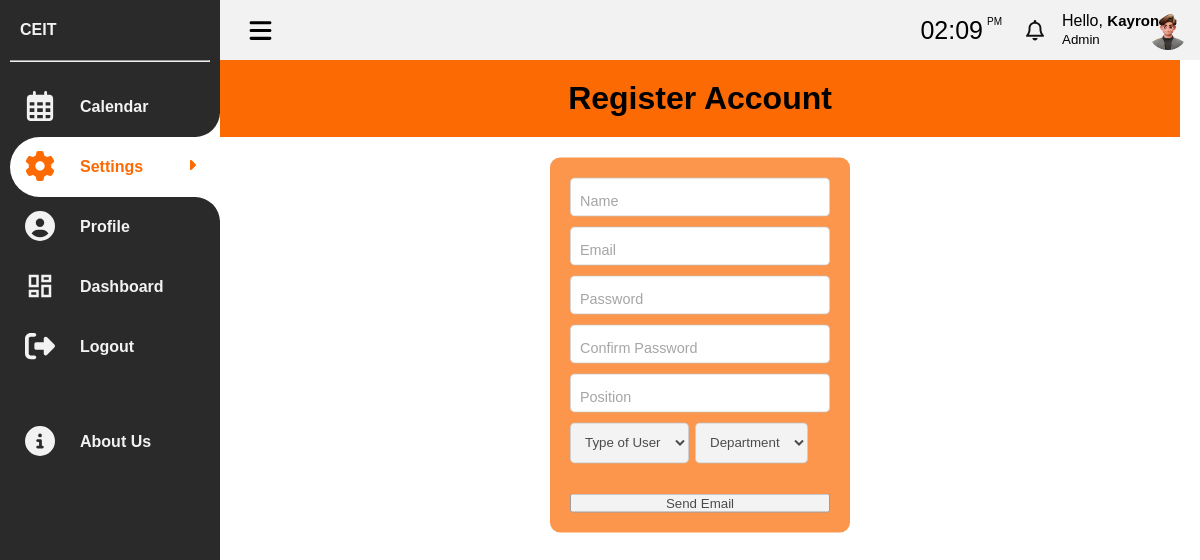
The app's page /CAPSTONE/PAGES/registration.php (signed in) with its own data.
### tables this page shows
CREATE TABLE `user_form` (
  `id` int(255) NOT NULL,
  `nickname` varchar(255) NOT NULL,
  `name` varchar(255) NOT NULL,
  `user_email` varchar(255) NOT NULL,
  `position` varchar(255) NOT NULL,
  `password` varchar(255) NOT NULL,
  `user_type` varchar(255) NOT NULL DEFAULT '''Attendee'', ''Implementor'', ''Admin''',
  `department` varchar(255) NOT NULL DEFAULT 'DIT',
  `image` varchar(50) NOT NULL,
  `status` tinyint(1) NOT NULL,
  `reset_token_hash` varchar(64) DEFAULT NULL,
  `reset_token_expires_at` datetime DEFAULT NULL
);

### CAPSTONE/PAGES/registration.php (the view, shortened to what this page needs)
<!DOCTYPE html>
<html lang="en">
<head>
    <link rel="stylesheet" href="css/font_1.css">
    <link rel="stylesheet" href="css/practice.css">
    <link rel="stylesheet" href="css/style.css">
	<link rel="stylesheet" href="css/profile.css">
	<link rel="stylesheet" href="css/notif.css">
	<link rel="stylesheet" href="css/button.css">
    <link rel="stylesheet" href="css/userform.css">
    <link rel="stylesheet" href="css/clock.css">
    <link rel="stylesheet" href="javascript/sweetalert2.min.css">
</head>
<body>
    <div class="web">
        <div class="navigation">
            <ul>
                <li>
                    <a href="">
                        <span class="title">CEIT</span>
                    </a>
                    <hr class="hr">
                </li>
                <li>
                    <a href="calendar_admin.php">
                        <span class="icon">
                        </span>
                        <span class="title">Calendar</span>
                    </a>
                </li>
                <li>
                    <a class="sub-btn" id="active">
                        <span class="icon" id="settings">
                        </span>
                        <span class="title" style="color: #FC6A03;">Settings</span>
                        <svg class="dropdown" xmlns="http://www.w3.org/2000/svg" height="16" width="16" viewBox="0 0 256 512"><path d="M246.6 278.6c12.5-12.5 12.5-32.8 0-45.3l-128-128c-9.2-9.2-22.9-11.9-34.9-6.9s-19.8 16.6-19.8 29.6l0 256c0 12.9 7.8 24.6 19.8 29.6s25.7 2.2 34.9-6.9l128-128z" style="fill: #FC6A03;"/></svg>
                    </a>
                </li>
                <li>
                    <a href="profile_admin.php">
                        <span class="icon">
                        </span>
                        <span class="title">Profile</span>
                    </a>
                </li>
                <li>
                    <a href="homepage_admin.php">
                        <span class="icon">
                        </span>
                        <span class="title">Dashboard</span>
                    </a>
                </li>
                <li>
                    <a href="logout.php">
                        <span class="icon">
                        </span>
                        <span class="title">Logout</span>
                    </a>
                </li>
                <li>
                    <a href="about_admin.php" class="bottom">
                        <span class="icon">
                        </span>
                        <span class="title">About Us</span>
                    </a>
                </li>
            </ul>
        </div>
        <div class="main">
            <div class="topbar">
                <div class="toggle">
                </div>
                <div class="card_8">
                        <div class="clocks_container">
                            <div class="clocks__content grid">
                                <div class="clocks__text">
                                    <div class="clocks__text-hour" id="text-hour"></div>
                                    <div class="clocks__text-minutes" id="text-minutes"></div>
                                    <div class="clocks__text-ampm" id="text-ampm"></div>
                                </div>
                            </div>
                        </div>
                    </div>
                    <div class="notify">
                    <button class="button" onclick="toggleActivities()">
                    </button>
                </div>
                <?php
                    $userEmail = $_SESSION['user_email'];
                    $servername = "localhost";
                    $username = "root";
                    $password = "";
                    $dbname = "scheduler";
                    $conn = new mysqli($servername, $username, $password, $dbname);
                    $sql = "SELECT nickname, user_type, image FROM user_form WHERE user_email = ?";
                    $stmt = $conn->prepare($sql);
                    $stmt->bind_param("s", $userEmail);
                    $stmt->execute();
                    $stmt->store_result();
                    if ($stmt->num_rows > 0) {
                        $stmt->bind_result($nickname, $userType, $image);
                        echo '<div class="info">
                                <p>Hello, <b>'.$nickname.'</b></p>
                                <small class="text-muted">'.$userType.'</small>
                            </div>';
                        if (!empty($image)) {
                            echo '<div class="user">
                                    <img src="img/'.$image.'" alt="">
                                </div>';
                        } else {
                            echo '<div class="user">
                                    <img src="img/img.png" alt="">
                                </div>';
                        }
                    } else {
                        echo "User details not found";
                    }
                ?>
            </div>
            <div class="details_2">
                <h1 style="text-align: center;">Register Account</h1>
                <form class="form" action="send_email.php" method="post">
                    <label>
                        <input required="" type="text" id="name" name="name" class="input">
                        <span>Name</span>
                    </label>
                    <label>
                        <input required="" type="email" id="recipient_email" name="recipient_email" class="input">
                        <span>Email</span>
                    </label>
                    <label>
                    <input required="" type="password" id="password" name="password" class="input">
                        <span>Password</span>
                    </label>
                    <label>
                        <input required="" type="password" name="cpassword" class="input">
                        <span>Confirm Password</span>
                    </label>
                    <label>
                        <input required="" type="text" id="position" name="position" class="input">
                        <span>Position</span>
                    </label>
                    <div class="flex">
                        <label>
                            <select class="input" id="user_type" id="typeofuser" name="user_type" onchange="selectUser_type()">
                                <option value="">Type of User</option>
                            </select>
                        </label>
                        <label>
                            <select class="input" id="department" name="department" onchange="selectDepartment()">
                                <option value="">Department</option>
                            </select>
                        </label>
                    </div>
                    <input type="submit" name="register" value="Send Email" onclick="submitForm()">
                </form>
            </div>
        </div>
    </div>
</body>
</html>

### CAPSTONE/PAGES/css/practice.css (style rules this page uses)
* { font-family: 'Poppins', sans-serif; margin: 0; padding: 0; box-sizing: border-box; }
:root { --blue: #2a2185; --white: #fff; --gray: #f5f5f5; --black1: #222; --black2: #999; }
body { min-height: 100vh; overflow-x: hidden; }
.web { position: relative; width: 100%; }
.navigation { position: fixed; width: 220px; height: 100%; background: #2a2a2a; border-left: 10px solid #2a2a2a; transition: 0.5s; overflow: hidden; }
.navigation ul { position: absolute; top: 0; left: 0; width: 100%; }
.navigation ul li { position: relative; width: 100%; list-style: none; border-top-left-radius: 30px; border-bottom-left-radius: 30px; }
.navigation ul li:nth-child(1) { margin-bottom: 15px; pointer-events: none; }
.navigation ul li a { position: relative; display: block; width: 100%; display: flex; text-decoration: none; color: #899DC1;; }
.navigation ul li a .icon { position: relative; display: block; min-width: 60px; height: 60px; line-height: 78px; text-align: center; }
.navigation ul li a .title { position: relative; display: block; padding: 0 10px; height: 60px; line-height: 60px; text-align: start; white-space: nowrap; font-weight: 600; font-size: medium; color: #899DC1; }
a#active { background: white; border-radius: 30px 0px 0px 30px; }
a#active::before { content: ""; position: absolute; right: 0; top: -50px; width: 50px; height: 50px; background-color: transparent; border-radius: 50%; box-shadow: 35px 35px 0 10px var(--white); pointer-events: none; }
a#active::after { content: ""; position: absolute; right: 0; bottom: -50px; width: 50px; height: 50px; background-color: transparent; border-radius: 50%; box-shadow: 35px -35px 0 10px var(--white); pointer-events: none; }
.main { position: absolute; width: calc(105% - 300px); left: 220px; min-height: 100vh; background: var(--white); transition: 0.5s; }
.topbar { width: 100%; height: 60px; display: flex; justify-content: space-between; align-items: center; padding: 0 10px; background: #f2f2f2; position: fixed; z-index: 10000; }
.toggle { position: relative; width: 60px; height: 60px; display: flex; justify-content: center; align-items: center; font-size: 2.5rem; cursor: pointer; }
.user { position: fixed; width: 40px; height: 40px; border-radius: 50%; overflow: hidden; cursor: pointer; }
.user img { position: absolute; top: 0; left: 0; width: 100%; height: 100%; object-fit: cover; }
.details_2 { position: relative; width: 100%; padding: 20px; display: grid; grid-template-columns: repeat(1, 1fr); grid-gap: 30px; background: #FC6A03; margin-top: 60px; }
.dropdown { position: absolute; right: 0; margin: 20px; transition: 0.3s ease; }
#settings { transition: 1s ease; }
.navigation ul li a .icon svg, .navigation ul li a .title { color: #f2f2f2; }
.bottom { margin-top: 35px; }
.hr { width: 100%; margin-left: -10px; }
.card_8 { position: fixed; background: #f2f2f2; border-radius: 3px; right: 16.5%; }

### CAPSTONE/PAGES/css/style.css (style rules this page uses)
:root { --main-color: #22BAA0; --color-dark: #34425A; --text-grey: #B0B0B0; }
.user { display: flex; align-items: center; position: fixed; right: 1%; }
input, button, select { outline: none; }
b { font-size: 15px; }
.info { position: fixed; left: 88.5%; }

### CAPSTONE/PAGES/css/profile.css (style rules this page uses)
.notify { position: fixed; top: 20px; left: 84%; }

### CAPSTONE/PAGES/css/notif.css (style rules this page uses)
.button { width: 50px; height: 50px; margin-top: 15px; margin-left: 20px; position: relative; display: flex; align-items: center; justify-content: center; background-color: rgb(0, 0, 0); border-radius: 50%; cursor: pointer; transition-duration: .3s; border: none; }
.bell { width: 18px; }

### CAPSTONE/PAGES/css/button.css (style rules this page uses)
.button { position: relative; display: flex; justify-content: center; padding: 8px; gap: 4px; height: 35px; width: 35px; border: none; background: transparent; border-radius:20px; cursor: pointer; margin-top: -7px; margin-left: 9px; }

### CAPSTONE/PAGES/css/userform.css (style rules this page uses)
.form { display: flex; flex-direction: column; gap: 10px; width: 300px; background-color: #FC6A03; padding: 20px; border-radius: 10px; position: absolute; top: 370%; left: 50%; transform: translate(-50%, -50%); opacity: 70%; }
.flex { display: flex; width: 100%; gap: 6px; }
.form label { position: relative; }
.form label .input { width: 100%; padding: 10px 11px 12px 10px; outline: 0; border: 1px solid rgba(105, 105, 105, 0.397); border-radius: 5px; }
.form label .input + span { position: absolute; left: 10px; top: 15px; color: grey; font-size: 0.9em; cursor: text; transition: 0.3s ease; }

### records on screen
user_form: nickname "Kayron", user_type "Admin", image (picture)
